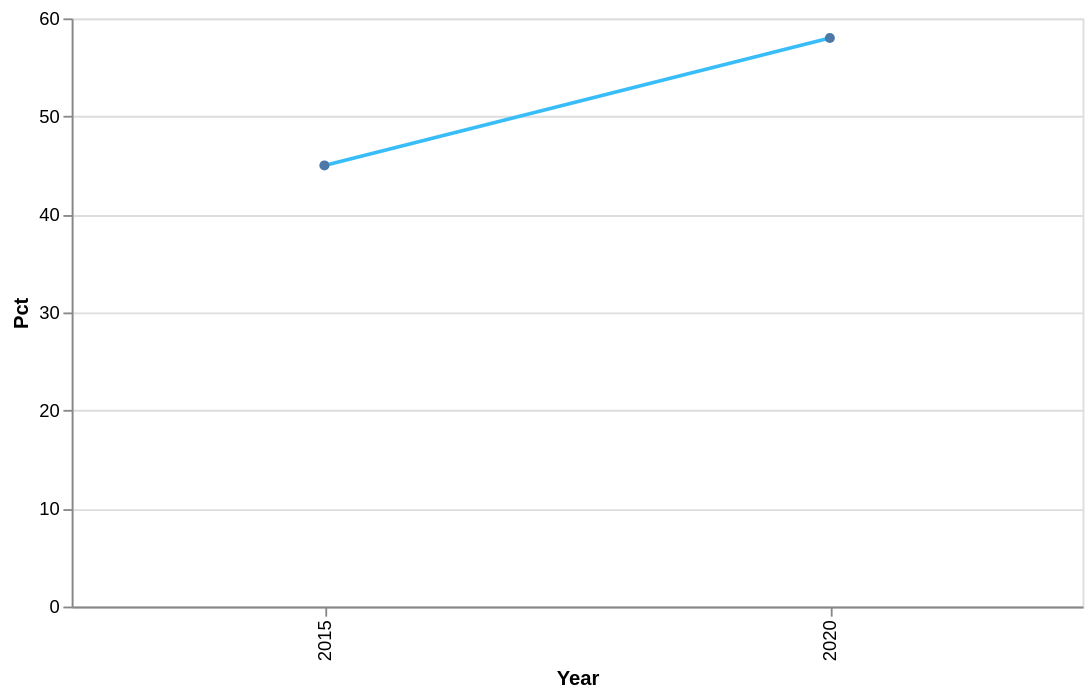

This figure's Vega-Lite source:
### Vega-Lite specification from a JSON file in a GitHub repository (floating-point values rounded to 4 significant figures)
{"$schema": "https://vega.github.io/schema/vega-lite/v5.json", "width": 550, "height": 320, "background": "transparent", "data": {"values": [{"Year": "2015", "Pct": 45}, {"Year": "2020", "Pct": 58}]}, "mark": {"type": "line", "point": true, "color": "#38bdf8"}, "encoding": {"x": {"field": "Year", "type": "ordinal"}, "y": {"field": "Pct", "type": "quantitative"}}}
